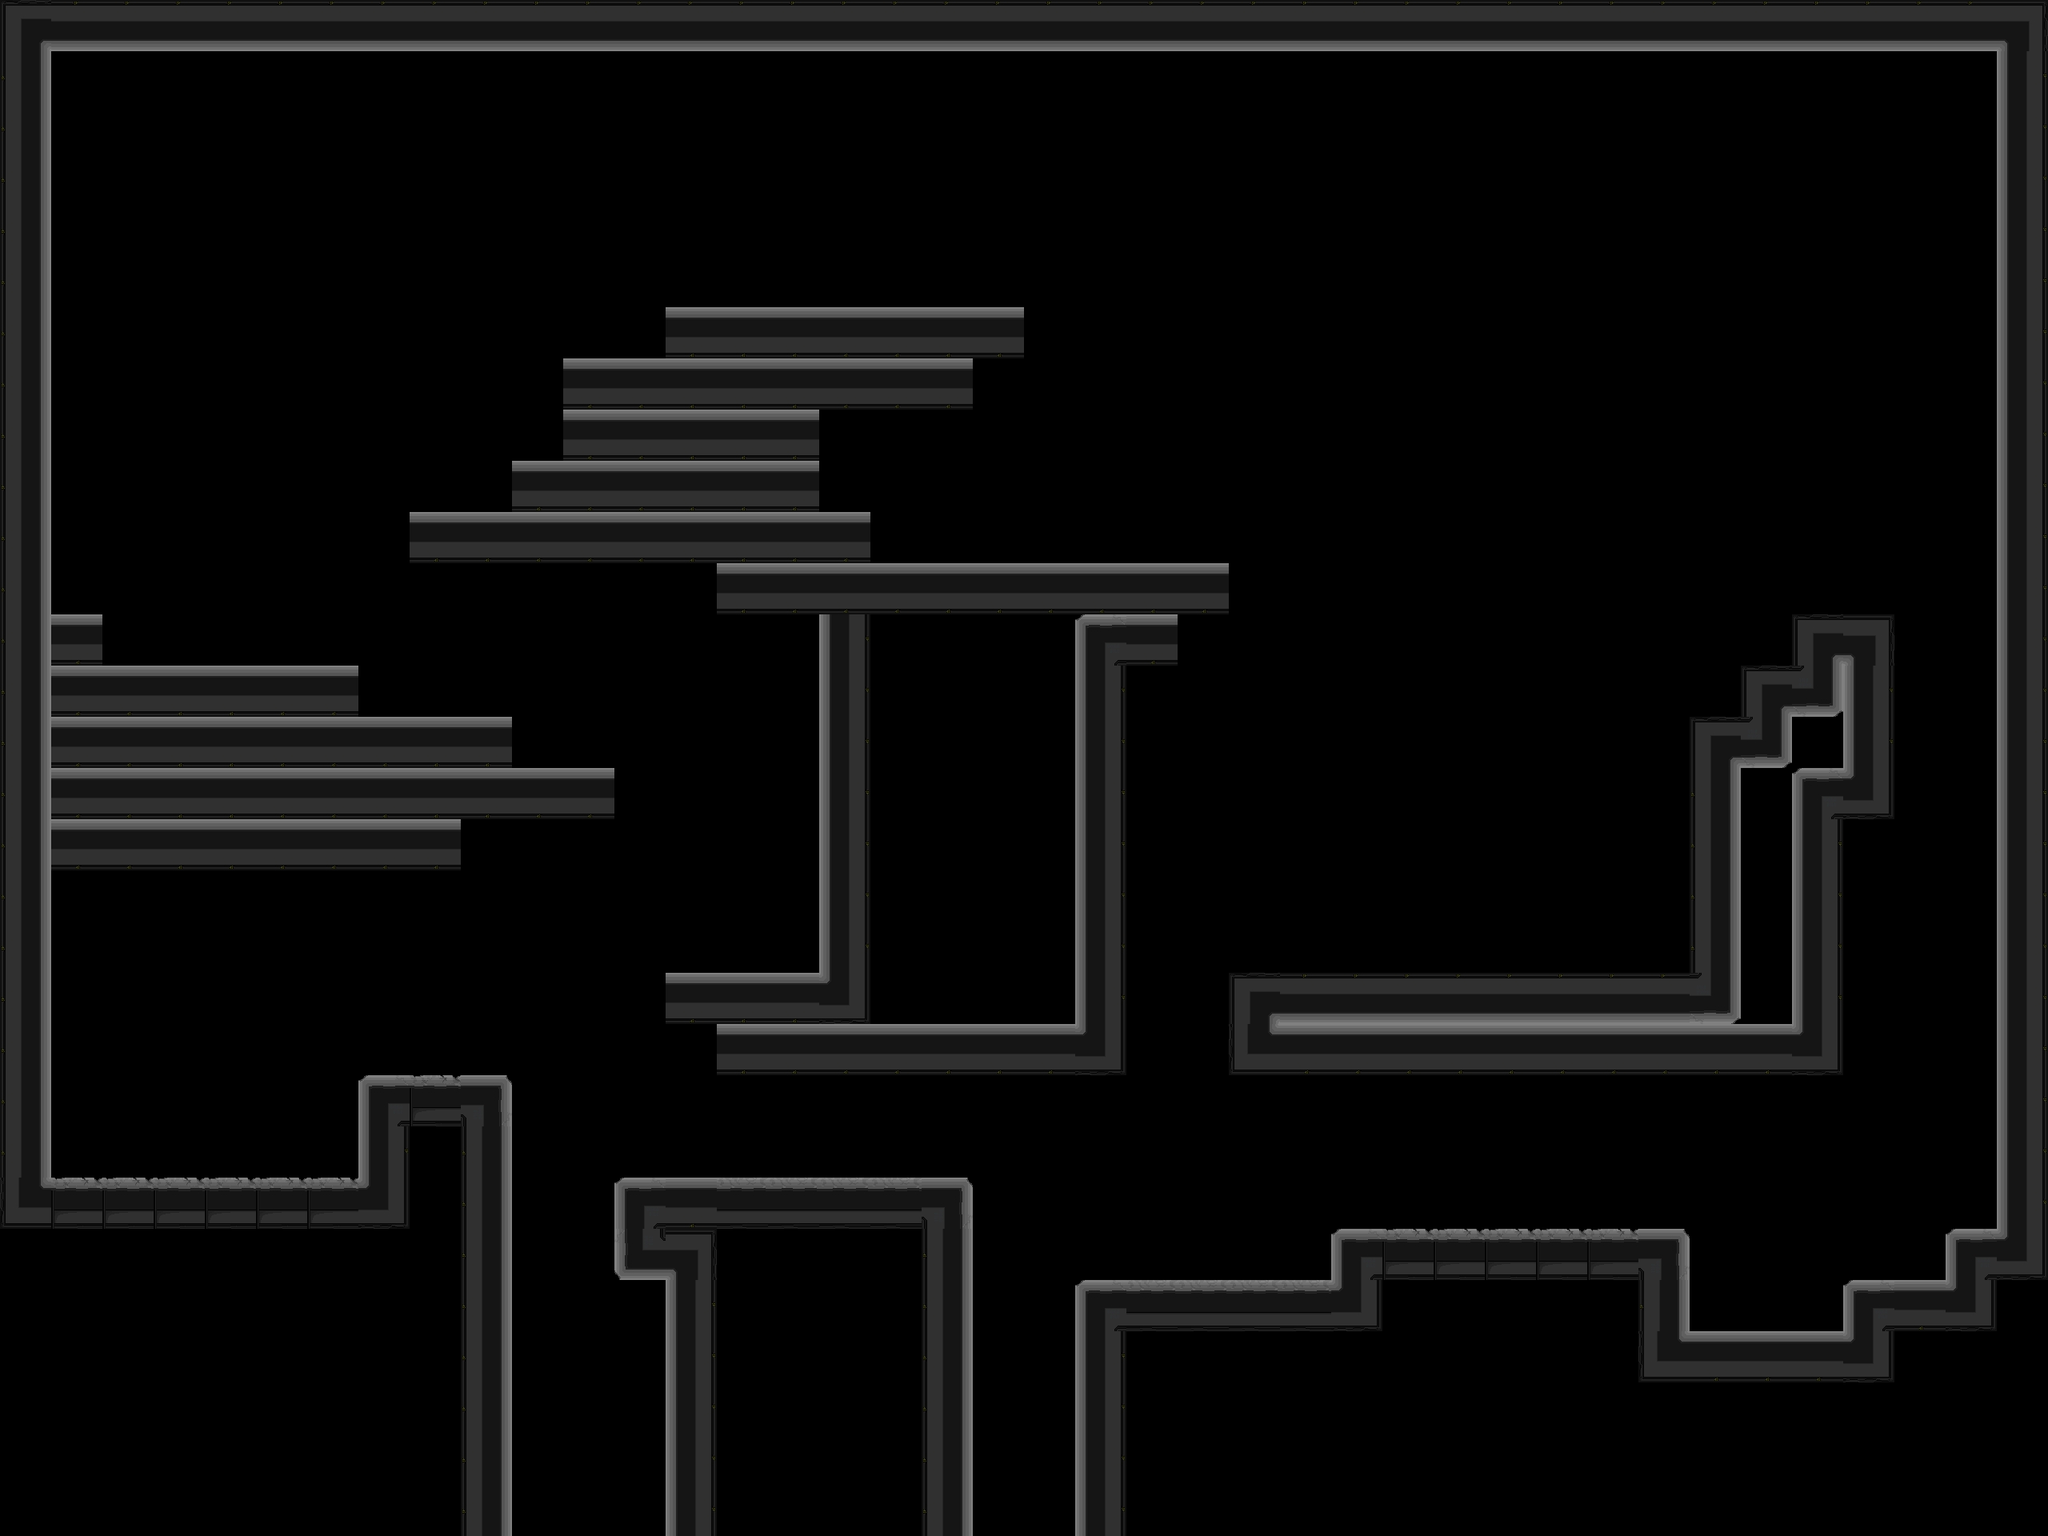

The image is a tile-based game level rendered from a .tmx file. Its description and complete source (layers, tilesets, objects, tile grids) follow:
An orthogonal 40x30 tile map with 64x64 px tiles, 1 tile layer (ground) and 33 objects.

<map version="1.10" tiledversion="1.10.1" orientation="orthogonal" renderorder="right-down" width="40" height="30" tilewidth="64" tileheight="64" infinite="0" nextlayerid="4" nextobjectid="38">
 <editorsettings>
  <export target="map/design.lua" format="lua" />
 </editorsettings>
 <tileset firstgid="1" name="Sprites_Cave_Menor" tilewidth="64" tileheight="64" tilecount="16" columns="4">
  <image source="map/Sprites_Cave_Menor.jpg" width="256" height="256" />
 </tileset>
 <layer id="1" name="ground" width="40" height="30">
  <data encoding="csv">
3221225479,1610612742,1610612742,1610612742,1610612742,1610612742,1610612742,1610612742,1610612742,1610612742,1610612742,1610612742,1610612742,1610612742,1610612742,1610612742,1610612742,1610612742,1610612742,1610612742,1610612742,1610612742,1610612742,1610612742,1610612742,1610612742,1610612742,1610612742,1610612742,1610612742,1610612742,1610612742,1610612742,1610612742,1610612742,1610612742,1610612742,1610612742,1610612742,1610612743,
3221225478,0,0,0,0,0,0,0,0,0,0,0,0,0,0,0,0,0,0,0,0,0,0,0,0,0,0,0,0,0,0,0,0,0,0,0,0,0,0,6,
3221225478,0,0,0,0,0,0,0,0,0,0,0,0,0,0,0,0,0,0,0,0,0,0,0,0,0,0,0,0,0,0,0,0,0,0,0,0,0,0,6,
3221225478,0,0,0,0,0,0,0,0,0,0,0,0,0,0,0,0,0,0,0,0,0,0,0,0,0,0,0,0,0,0,0,0,0,0,0,0,0,0,6,
3221225478,0,0,0,0,0,0,0,0,0,0,0,0,0,0,0,0,0,0,0,0,0,0,0,0,0,0,0,0,0,0,0,0,0,0,0,0,0,0,6,
3221225478,0,0,0,0,0,0,0,0,0,0,0,0,0,0,0,0,0,0,0,0,0,0,0,0,0,0,0,0,0,0,0,0,0,0,0,0,0,0,6,
3221225478,0,0,0,0,0,0,0,0,0,0,0,0,2684354566,2684354566,2684354566,2684354566,2684354566,2684354566,2684354566,0,0,0,0,0,0,0,0,0,0,0,0,0,0,0,0,0,0,0,6,
3221225478,0,0,0,0,0,0,0,0,0,0,2684354566,2684354566,2684354566,2684354566,2684354566,2684354566,2684354566,2684354566,0,0,0,0,0,0,0,0,0,0,0,0,0,0,0,0,0,0,0,0,6,
3221225478,0,0,0,0,0,0,0,0,0,0,2684354566,2684354566,2684354566,2684354566,2684354566,0,0,0,0,0,0,0,0,0,0,0,0,0,0,0,0,0,0,0,0,0,0,0,6,
3221225478,0,0,0,0,0,0,0,0,0,2684354566,2684354566,2684354566,2684354566,2684354566,2684354566,0,0,0,0,0,0,0,0,0,0,0,0,0,0,0,0,0,0,0,0,0,0,0,6,
3221225478,0,0,0,0,0,0,0,2684354566,2684354566,2684354566,2684354566,2684354566,2684354566,2684354566,2684354566,2684354566,0,0,0,0,0,0,0,0,0,0,0,0,0,0,0,0,0,0,0,0,0,0,6,
3221225478,0,0,0,0,0,0,0,0,0,0,0,0,0,2684354566,2684354566,2684354566,2684354566,2684354566,2684354566,2684354566,2684354566,2684354566,2684354566,0,0,0,0,0,0,0,0,0,0,0,0,0,0,0,6,
3221225478,2684354566,0,0,0,0,0,0,0,0,0,0,0,0,0,0,6,8,8,8,8,5,2684354566,0,0,0,0,0,0,0,0,0,0,0,0,3221225479,1610612743,0,0,6,
3221225478,2684354566,2684354566,2684354566,2684354566,2684354566,2684354566,0,0,0,0,0,0,0,0,0,6,8,8,8,8,6,0,0,0,0,0,0,0,0,0,0,0,0,3221225479,3221225477,6,0,0,6,
3221225478,2684354566,2684354566,2684354566,2684354566,2684354566,2684354566,2684354566,2684354566,2684354566,0,0,0,0,0,0,6,8,8,8,8,6,0,0,0,0,0,0,0,0,0,0,0,3221225479,3221225477,8,6,0,0,6,
3221225478,2684354566,2684354566,2684354566,2684354566,2684354566,2684354566,2684354566,2684354566,2684354566,2684354566,2684354566,0,0,0,0,6,8,8,8,8,6,0,0,0,0,0,0,0,0,0,0,0,3221225478,8,5,7,0,0,6,
3221225478,2684354566,2684354566,2684354566,2684354566,2684354566,2684354566,2684354566,2684354566,0,0,0,0,0,0,0,6,8,8,8,8,6,0,0,0,0,0,0,0,0,0,0,0,3221225478,8,6,0,0,0,6,
3221225478,0,0,0,0,0,0,0,0,0,0,0,0,0,0,0,6,8,8,8,8,6,0,0,0,0,0,0,0,0,0,0,0,3221225478,8,6,0,0,0,6,
3221225478,0,0,0,0,0,0,0,0,0,0,0,0,0,0,0,6,8,8,8,8,6,0,0,0,0,0,0,0,0,0,0,0,3221225478,8,6,0,0,0,6,
3221225478,0,0,0,0,0,0,0,0,0,0,0,0,2684354566,2684354566,2684354566,7,8,8,8,8,6,0,0,3221225479,1610612742,1610612742,1610612742,1610612742,1610612742,1610612742,1610612742,1610612742,3221225477,8,6,0,0,0,6,
3221225478,0,0,0,0,0,0,0,0,0,0,0,0,0,2684354566,2684354566,2684354566,2684354566,2684354566,2684354566,2684354566,7,0,0,2684354567,2684354566,2684354566,2684354566,2684354566,2684354566,2684354566,2684354566,2684354566,2684354566,2684354566,7,0,0,0,6,
3221225478,0,0,0,0,0,0,5,1,2684354565,0,0,0,0,0,0,0,0,0,0,0,0,0,0,0,0,0,0,0,0,0,0,0,0,0,0,0,0,0,6,
3221225478,0,0,0,0,0,0,6,8,3221225478,0,0,0,0,0,0,0,0,0,0,0,0,0,0,0,0,0,0,0,0,0,0,0,0,0,0,0,0,0,6,
2684354567,1,1,1,1,1,1,7,8,3221225478,0,0,5,2684354566,2,2,2,2,2684354565,0,0,0,0,0,0,0,0,0,0,0,0,0,0,0,0,0,0,0,0,6,
8,8,8,8,8,8,8,8,8,3221225478,0,0,1610612741,1610612743,8,8,8,8,3221225478,0,0,0,0,0,0,0,5,1,1,1,1,1,2684354565,0,0,0,0,0,5,7,
8,8,8,8,8,8,8,8,8,3221225478,0,0,0,6,8,8,8,8,3221225478,0,0,5,2,2,2,2,7,8,8,8,8,8,3221225478,0,0,0,5,2684354566,7,8,
8,8,8,8,8,8,8,8,8,3221225478,0,0,0,6,8,8,8,8,3221225478,0,0,6,8,8,8,8,8,8,8,8,8,8,2684354567,2684354566,2684354566,2684354566,7,8,8,8,
8,8,8,8,8,8,8,8,8,3221225478,0,0,0,6,8,8,8,8,3221225478,0,0,6,8,8,8,8,8,8,8,8,8,8,8,8,8,8,8,8,8,8,
8,8,8,8,8,8,8,8,8,3221225478,0,0,0,6,8,8,8,8,3221225478,0,0,6,8,8,8,8,8,8,8,8,8,8,8,8,8,8,8,8,8,8,
8,8,8,8,8,8,8,8,8,3221225478,0,0,0,6,8,8,8,8,3221225478,0,0,6,8,8,8,8,8,8,8,8,8,8,8,8,8,8,8,8,8,8
</data>
 </layer>
 <objectgroup id="2" name="box" locked="1">
  <object id="8" x="1152" y="256" width="128" height="128" />
 </objectgroup>
 <objectgroup id="3" name="ground_colliders">
  <object id="4" x="0" y="1472" width="640" height="448" />
  <object id="5" x="452" y="1346" width="192" height="192" />
  <object id="6" x="832" y="1216" width="64" height="64" />
  <object id="7" x="1472" y="704" width="64" height="64" />
  <object id="9" x="64.3333" y="768.917" width="64" height="64" />
  <object id="10" x="64" y="833" width="384" height="64" />
  <object id="12" x="66" y="898" width="573" height="64" />
  <object id="13" x="64.5" y="961" width="703" height="64" />
  <object id="14" x="63.5" y="1025" width="513" height="64" />
  <object id="15" x="514.5" y="641" width="573" height="64" />
  <object id="16" x="638.5" y="576" width="386" height="64" />
  <object id="17" x="705" y="512" width="318" height="64" />
  <object id="18" x="704.667" y="448.333" width="511.333" height="64" />
  <object id="19" x="832" y="383" width="448" height="64" />
  <object id="20" x="898.667" y="1217.33" width="508" height="126.667" />
  <object id="21" x="1027.82" y="704.182" width="444" height="126.667" />
  <object id="22" x="898.667" y="705.333" width="125.333" height="64" />
  <object id="23" x="1024.67" y="835.333" width="382.667" height="381.334" />
  <object id="24" x="833" y="1473.67" width="382" height="445.667" />
  <object id="25" x="766.25" y="1471.92" width="67" height="127.667" />
  <object id="26" x="1662.5" y="1536" width="452" height="64" />
  <object id="27" x="1346" y="1602" width="766.667" height="318.667" />
  <object id="28" x="2115.33" y="1666.67" width="445.333" height="252" />
  <object id="29" x="2304.67" y="1601.33" width="256" height="64" />
  <object id="30" x="2432" y="1536" width="126.667" height="64" />
  <object id="31" x="1536" y="1217.33" width="769.333" height="126.667" />
  <object id="32" x="2114" y="896.333" width="190.666" height="319" />
  <object id="33" x="2240.67" y="768.667" width="123.999" height="252" />
  <object id="34" x="2175.33" y="832.5" width="65.3327" height="65.3333" />
  <object id="35" x="2498.67" y="0.5" width="60.666" height="1535" />
  <object id="36" x="0" y="0" width="60" height="1470" />
  <object id="37" x="64" y="0" width="2432" height="64" />
 </objectgroup>
</map>